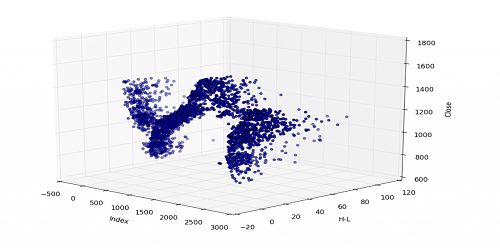
#> input picture 3D-Matplotlib.png, 500 x 250 px
$ python 7.py
#> lines starting #> are read from the running program, lines starting #| are printed output that depends on the picture; pictures that were not available may be replaced by others from this repository, and a replacement may not be noted
import cv2
import numpy as np

img1 = cv2.imread('3D-Matplotlib.png')
#> img1 is the input picture: shape (250, 500, 3); mean B, G, R 240.9, 235.7, 235.7
img2 = cv2.imread('mainlogo.png')
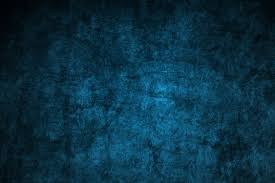
#> input picture images.jpeg, 275 x 183 px, given in place of mainlogo.png, which was not available
#> img2 is the input picture: shape (183, 275, 3); mean B, G, R 68.1, 49.4, 10.1


# [7 lines of commented-out code are left out]


rows, cols, channels = img2.shape
#> rows = 183; cols = 275; channels = 3
roi = img1[0:rows, 0:cols]
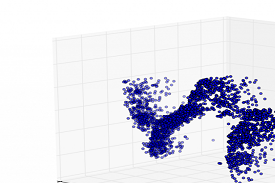
#> roi: shape (183, 275, 3); mean B, G, R 232.8, 220.9, 220.9

img2gray = cv2.cvtColor(img2, cv2.COLOR_BGR2GRAY)
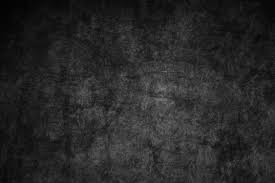
#> img2gray: shape (183, 275); min 3, max 124, mean 39.8
ret,  mask = cv2.threshold(img2gray, 220, 255, cv2.THRESH_BINARY_INV)
#> mask: shape (183, 275); every value is 255

mask_inv = cv2.bitwise_not(mask)
#> mask_inv: shape (183, 275); every value is 0
img1_bg = cv2.bitwise_and(roi, roi, mask=mask_inv)
#> img1_bg: shape (183, 275, 3); every value is 0

img2_bg = cv2.bitwise_and(img2, img2, mask=mask)

dst = cv2.add(img1_bg, img2_bg)
img1[0:rows, 0:cols] = dst
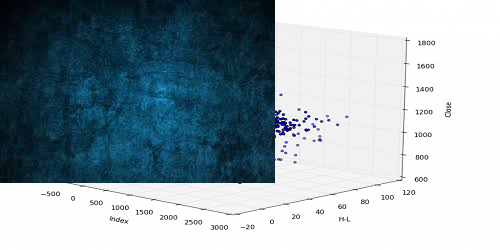
#> img1: shape (250, 500, 3); mean B, G, R 174.6, 166.7, 150.9

cv2.imshow('img1', img1)
cv2.imshow('mask_inv', mask_inv)
cv2.imshow('img1_bg', img1_bg)
cv2.imshow('img2_bg', img2_bg)
cv2.imshow('dst', dst)

#cv2.imshow('mask', mask)
#cv2.imshow('image', img2)

cv2.waitKey(0)
cv2.destroyAllWindows()
